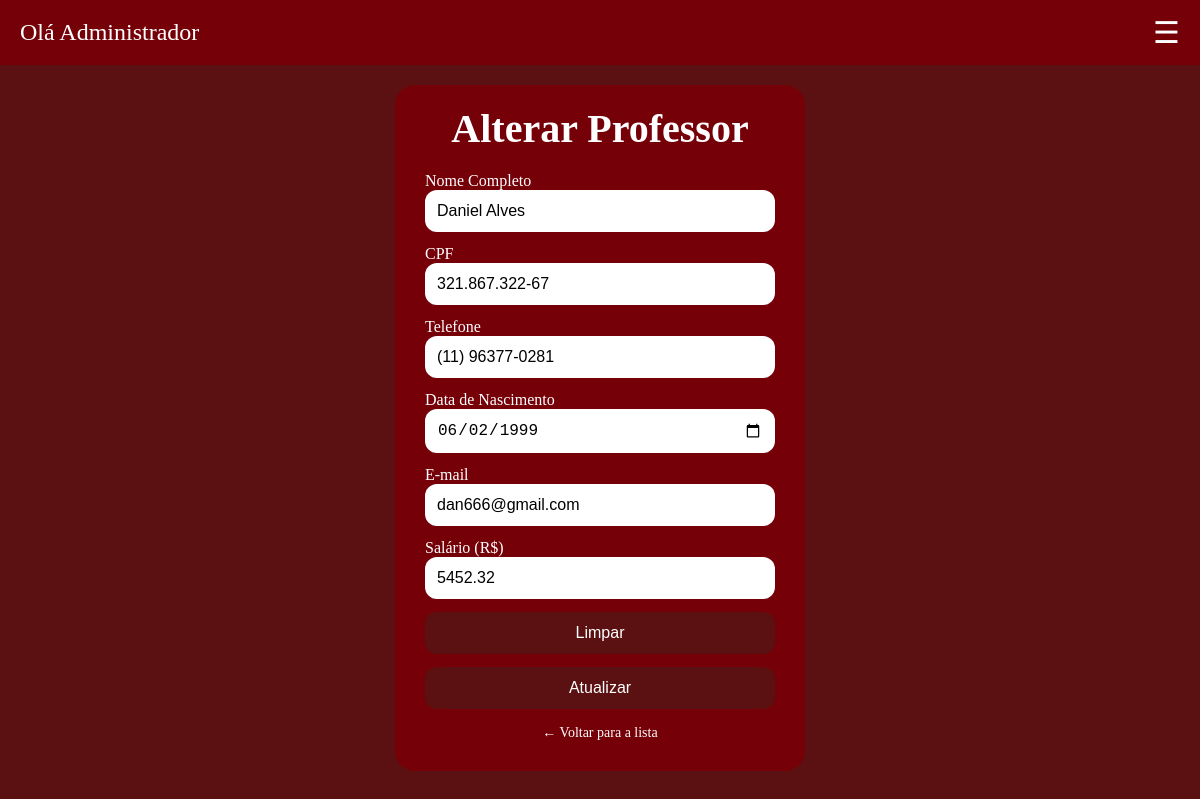
/Gestao-Escolar/php/admin/edprofessor.php?id=2 (signed in), run on the app's committed database.
### tables this page shows
CREATE TABLE IF NOT EXISTS `professor` (
  `id_professor` int NOT NULL AUTO_INCREMENT,
  `nome` varchar(100) NOT NULL,
  `email` varchar(50) NOT NULL,
  `data_nascimento` date DEFAULT NULL,
  `cpf` varchar(14) NOT NULL,
  `tel` varchar(20) DEFAULT NULL,
  `salario` decimal(10,2) DEFAULT NULL,
  PRIMARY KEY (`id_professor`),
  UNIQUE KEY `cpf` (`cpf`),
  UNIQUE KEY `email` (`email`)
);

### Gestao-Escolar/php/verifica.php (called while the page is built, shortened)
<?php
function h($texto) {
    return htmlspecialchars((string)$texto, ENT_QUOTES, 'UTF-8');
}

### Gestao-Escolar/php/admin/edprofessor.php (the view, shortened to what this page needs)
<?php
include "../verifica.php";
include_once "../conexao.php";
$id = $_GET["id"] ?? null;
$query = $sql->prepare("SELECT * FROM professor WHERE id_professor = ?");
$query->bind_param("i", $id);
$query->execute();
$result = $query->get_result();
$row = $result->fetch_assoc();
?>
<!DOCTYPE html>
<html lang="pt-br">
<head>
    <link rel="stylesheet" href="../../css/style.css">
</head>
<body class="sla">
<?php include "../includes/header_admin.php"; ?>
<div class="divform">
  <h2 class="titulo">Alterar Professor</h2>
  <form action="../alterarprofessor.php" method="post" class="formularios">
        <div class="org">
          <label for="nome">Nome Completo</label>
          <input type="text" id="nome" name="nome" required value="<?php echo h($row['nome']); ?>">
        </div>
        <div class="org">
          <label for="cpf">CPF</label>
          <input type="text" id="cpf" name="cpf" required placeholder="000.000.000-00" pattern="\d{3}\.\d{3}\.\d{3}-\d{2}" value="<?php echo h($row['cpf']); ?>">
        </div>
        <div class="org">
          <label for="telefone">Telefone</label>
          <input type="tel" id="telefone" name="telefone" placeholder="(00) 91234-5678" pattern="\(\d{2}\) \d{4,5}-\d{4}" value="<?php echo h($row['tel']); ?>">
        </div>
        <div class="org">
          <label for="dataNascimento">Data de Nascimento</label>
          <input type="date" id="dataNascimento" name="dataNascimento" value="<?php echo h($row['data_nascimento']); ?>">
        </div>
        <div class="org">
          <label for="email">E-mail</label>
          <input type="email" id="email" name="email" required value="<?php echo h($row['email']); ?>">
        </div>
        <div class="org">
          <label for="salario">Salário (R$)</label>
          <input type="number" id="salario" name="salario" min="0" step="0.01" placeholder="0,00" value="<?php echo h($row['salario']); ?>">
        </div>
    <input class="btn-form" type="reset" value="Limpar">
    <input class="btn-form" type="submit" value="Atualizar" name="atualizar">
  </form>
  <a class="voltar" href="listarprofessor.php">← Voltar para a lista</a>
</div>
</body>
</html>

### Gestao-Escolar/css/style.css (style rules this page uses)
.org { display: flex; flex-direction: column; color: white; }
.sla { margin: 0; background-color: rgb(91, 17, 17); }
a { text-decoration: none; }
.divform { margin: 130px auto; margin-top: 20px; background-color: rgb(118, 0, 8); padding: 30px; border-radius: 20px; width: 350px; }
.titulo { color: #ffffff; font-size: 40px; text-align: center; margin-bottom: 20px; font-family: 'sla'; margin-top: -10px; }
.formularios { display: flex; flex-direction: column; gap: 13px; }
.formularios label { color: #fff; font-family: 'marca'; }
.formularios input { padding: 12px; border-radius: 12px; border: none; outline: none; background-color: #ffffff; font-size: 16px; }
.formularios input::placeholder { color: #000000; }
.btn, .btn-novo, .btn-form { display: inline-block; cursor: pointer; border: none; border-radius: 12px; padding: 12px 18px; font-size: 16px; background-color: rgb(118, 0, 8); color: #ffffff; transition: 0.2s; }
.btn-form { width: 100%; background-color: rgb(91, 17, 17); }
.formularios .btn-form { cursor: pointer; width: 100%; background-color: rgb(91, 17, 17); color: #ffffff; }
.voltar { display: block; margin-top: 16px; text-align: center; color: #ffffff; font-size: 14px; }

### data on the page
professor: nome "Daniel Alves", cpf "321.867.322-67", telefone "(11) 96377-0281", dataNascimento "06/02/1999", email "dan666@gmail.com", salario "5452.32"
